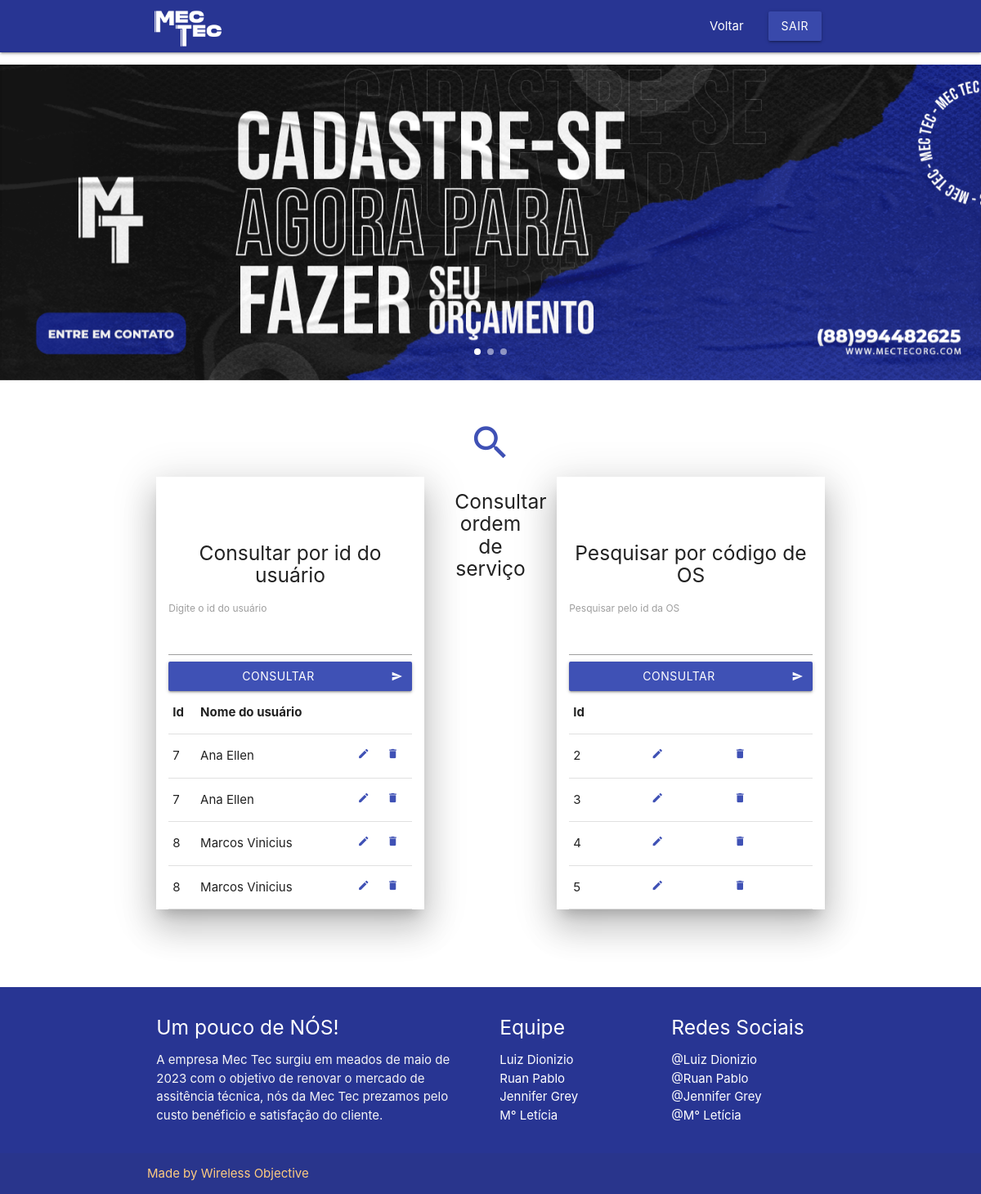
/EmpresaMecTec/sistema/AreaAdmin/AreaDasOS/consultaros.php (signed in), run on the app's committed database.
### tables this page shows
CREATE TABLE `tb_os` (
  `id_os` int(11) NOT NULL,
  `id_user` int(11) DEFAULT NULL,
  `id_equip` int(11) DEFAULT NULL,
  `status` varchar(50) DEFAULT NULL,
  `orcamento` double DEFAULT NULL,
  `diagnostico` varchar(300) DEFAULT NULL,
  `observacao` varchar(300) DEFAULT NULL,
  `dataentrada` varchar(12) DEFAULT NULL,
  `datasaida` varchar(12) DEFAULT NULL
);

CREATE TABLE `tb_user` (
  `id_user` int(11) NOT NULL,
  `niv_perm` varchar(10) NOT NULL,
  `nome_user` varchar(100) NOT NULL,
  `login_user` varchar(100) NOT NULL,
  `senha_user` varchar(250) NOT NULL,
  `email` varchar(100) NOT NULL,
  `telefone` varchar(14) NOT NULL,
  `telefone2` varchar(14) DEFAULT NULL,
  `cpf` char(14) NOT NULL,
  `rg` varchar(15) NOT NULL,
  `rua` varchar(100) NOT NULL,
  `bairro` varchar(100) NOT NULL,
  `cidade` varchar(100) NOT NULL,
  `numero` varchar(100) NOT NULL,
  `complemento` varchar(50) NOT NULL,
  `cep` varchar(15) NOT NULL
);

### EmpresaMecTec/sistema/AreaAdmin/AreaDasOS/consultaros.php (the view, shortened to what this page needs)
<?php require_once '../../../conexao.php';
?>
<!DOCTYPE html>
<html lang="en">
<head>
  <link href="css/materialize.css" type="text/css" rel="stylesheet" media="screen,projection"/>
  <link href="css/style.css" type="text/css" rel="stylesheet" media="screen,projection"/>
</head>
<body>
  <nav class="indigo darken-3" role="navigation">
    <div class="nav-wrapper container">
      <a id="logo-container" href="../AreaAdmin.php" class="brand-logo"><img src="../../../backgrounds/logoofc.png" style="width:3em;"></a>
          <ul class="right hide-on-med-and-down">
            <li><a href="AreaOS.php">Voltar</a></li>
            <li><a class="waves-effect waves-light btn indigo darken-1" onclick="return confirm('Deseja realmente sair?');"href="../../../logout.php">Sair</a></li>
          </ul>
        </div>
    </nav>
  <div class="section no-pad-bot" id="index-banner">
        <div class="carousel carousel-slider center">
            <div class="carousel-item white-text"  href="#one!">
                <a><img src="../../../backgrounds/S1.png"  style="width:150em; " class="responsive-img" alt="" srcset=""></a>
            </div>
            </div>
        </div>
  <div class="container">
    <div class="section">
      <div class="row">
        <div class="col s12 m5">
          <br><br><br>
          <div class="icon-block z-depth-5">
            <h2 class="center light-blue-text"><i class="material-icons"></i></h2>
            <h5 class="center">Consultar por id do usuário</h5>
            <p class="light">
                <form method="POST">
                        <label>Digite o id do usuário</label>
                        <input type="text" name="tx_pesquisa">
                        <button class="btn waves-effect indigo col s8 m12" type="submit" name="action">Consultar
                        <i class="material-icons right">send</i>
                        </button>
                </form>
                    <table border="1">
                    <thead>
                        <tr>
                            <th> Id </th>
                            <th> Nome do usuário </th>
                        </tr>
                    </thead>
                    <?php
                        $tx_pesq = isset($_POST['tx_pesquisa']) ? $_POST['tx_pesquisa'] : '';
                        $sql = "SELECT * from tb_os inner join tb_user on(tb_os.id_user = tb_user.id_user) where tb_os.id_user LIKE '$tx_pesq%';";
                        $query = mysqli_query($conn, $sql);
                        if( $query ){
                            while($row = mysqli_fetch_array($query, MYSQLI_ASSOC)){
                    ?>
                        <tbody>
                            <tr>
                                <td>
                                    <?php echo $row['id_user']; ?>
                                </td>
                                <td>
                                    <?php echo $row['nome_user']; ?>
                                </td>
                                <td>
                                <a href="alteraros.php?id_os=<?=$row['id_os'] ?>"> <i class="large material-icons indigo-text text-darken">create</i> </a>
                                </td>
                                <td>
                                <a onclick=" return confirm('Deseja realmente excluir?'); "
                                href="excluir.php?id_os=<?php echo $row['id_os']; ?>"> <i class="large material-icons indigo-text text-darken">delete</i> </a>
                                </td>
                            </tr>
                        </tbody>
                    <?php
                            }
                        }
                    ?>
                </table>
            </p>
          </div>
        </div>
        <div class="col s12 m2">
          <div class="icon-block">
            <h2 class="center light-blue-text"><i class="large material-icons indigo-text text-darken">search</i></h2>
            <h5 class="center">Consultar ordem de serviço</h5>
          </div>
        </div>
        <div class="col s12 m5">
        <br><br><br>
          <div class="icon-block z-depth-5">
            <h2 class="center light-blue-text"><i class="material-icons"></i></h2>
            <h5 class="center">Pesquisar por código de OS</h5>
            <p class="light" >
            <form method="POST">
                    <label>Pesquisar pelo id da OS</label>
                    <input type="text" name="tx_pesquisa">
                    <button class="btn waves-effect indigo col s8 m12" type="submit" name="action">Consultar
                    <i class="material-icons right">send</i>
                    </button>
                </form>
                    <table border="1">
                    <thead>
                        <tr>
                            <th> Id </th>
                        </tr>
                    </thead>
                    <?php
                        $tx_pesq = isset($_POST['tx_pesquisa']) ? $_POST['tx_pesquisa'] : '';
                        $sql = "SELECT * FROM tb_os WHERE id_os LIKE '$tx_pesq%';";
                        $query = mysqli_query($conn, $sql);
                        if( $query ){
                            while($row = mysqli_fetch_array($query, MYSQLI_ASSOC)){
                    ?>
                        <tbody>
                            <tr>
                                <td>
                                    <?php echo $row['id_os']; ?>
                                </td>
                                <td>
                                <a href="alteraros.php?id_os=<?= $row['id_os'] ?>"> <i class="large material-icons indigo-text text-darken">create</i> </a>
                                </td>
                                <td>
                                <a onclick=" return confirm('Deseja realmente excluir?'); "
                                href="excluir.php?id_os=<?php echo $row['id_os']; ?>"> <i class="large material-icons indigo-text text-darken">delete</i> </a>
                                </td>
                            </tr>
                        </tbody>
                    <?php
                            }
                        }
                    ?>
                </table>
            </p>
          </div>
        </div>
      </div>
    </div>
    <br><br>
  </div>
<footer class="page-footer indigo darken-3">
    <div class="container">
      <div class="row">
        <div class="col l6 s12">
          <h5 class="white-text">Um pouco de NÓS!</h5>
          <p class="grey-text text-lighten-4">A empresa Mec Tec surgiu em meados de maio de 2023 com o objetivo de renovar o mercado de assitência técnica, nós da Mec Tec prezamos pelo custo benéficio e satisfação do cliente.</p>
        </div>
        <div class="col l3 s12">
          <h5 class="white-text">Equipe</h5>
          <ul>
            <li><a class="white-text" href="">Luiz Dionizio</a></li>
            <li><a class="white-text" href="">Ruan Pablo</a></li>
            <li><a class="white-text" href="">Jennifer Grey</a></li>
            <li><a class="white-text" href="">M° Letícia</a></li>
          </ul>
        </div>
        <div class="col l3 s12">
          <h5 class="white-text">Redes Sociais</h5>
          <ul>
            <li><a class="white-text" href="https://www.instagram.com/luiiz_dionizio/">@Luiz Dionizio</a></li>
            <li><a class="white-text" href="https://www.instagram.com/ruanxyzz7/">@Ruan Pablo</a></li>
            <li><a class="white-text" href="https://www.instagram.com/jenny.vasconcelos/">@Jennifer Grey</a></li>
            <li><a class="white-text" href="https://www.instagram.com/m.leticia_araujo/">@M° Letícia</a></li>
          </ul>
        </div>
      </div>
    </div>
    <div class="footer-copyright">
      <div class="container">
    <a class="orange-text text-lighten-3" href="">Made by Wireless Objective</a>
      </div>
    </div>
  </footer>
  </body>
</html>

### EmpresaMecTec/sistema/AreaAdmin/AreaDasOS/css/style.css (style rules this page uses)
.icon-block { padding: 0 15px; }
.icon-block .material-icons { font-size: inherit; }

### data on the page
tb_os: id_user.id_user "7", id_user.nome_user "Ana Ellen", id_os "2"
tb_os: id_user.id_user "7", id_user.nome_user "Ana Ellen", id_os "3"
tb_os: id_user.id_user "8", id_user.nome_user "Marcos Vinicius", id_os "4"
tb_os: id_user.id_user "8", id_user.nome_user "Marcos Vinicius", id_os "5"
